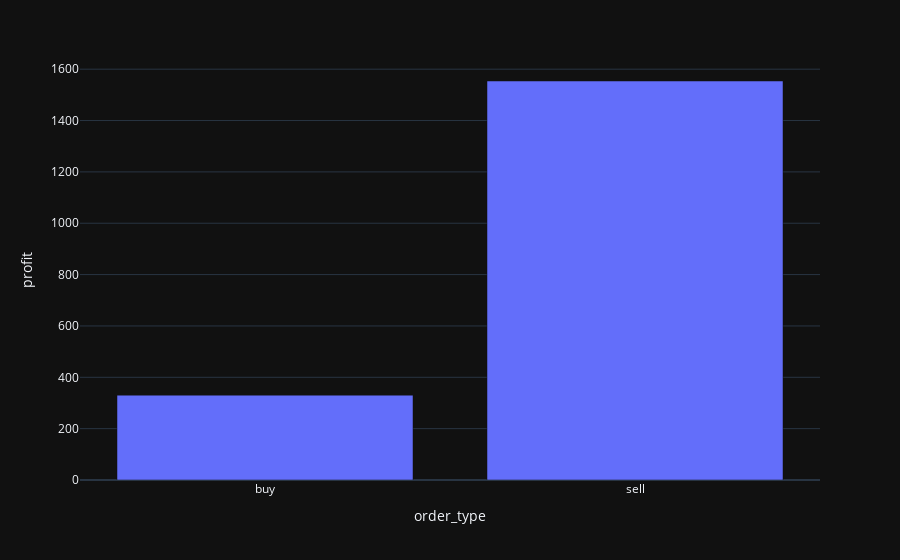
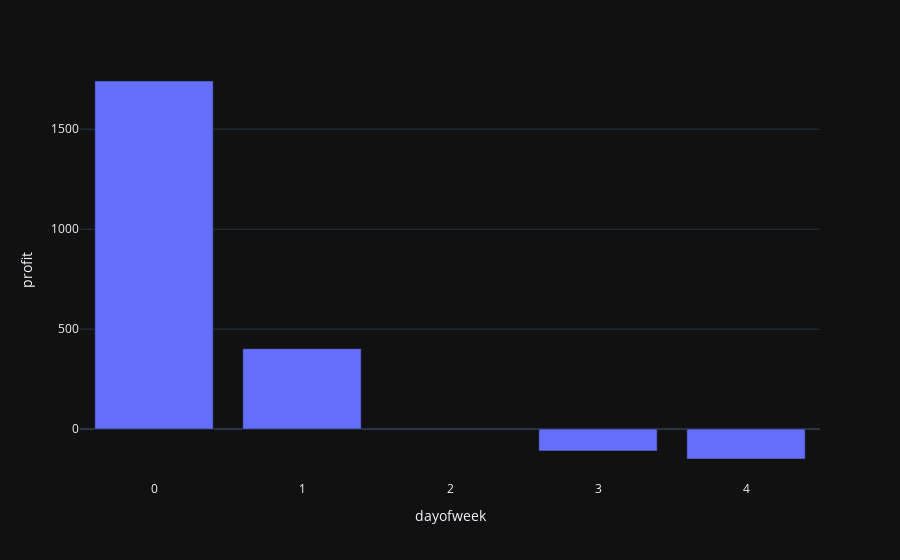
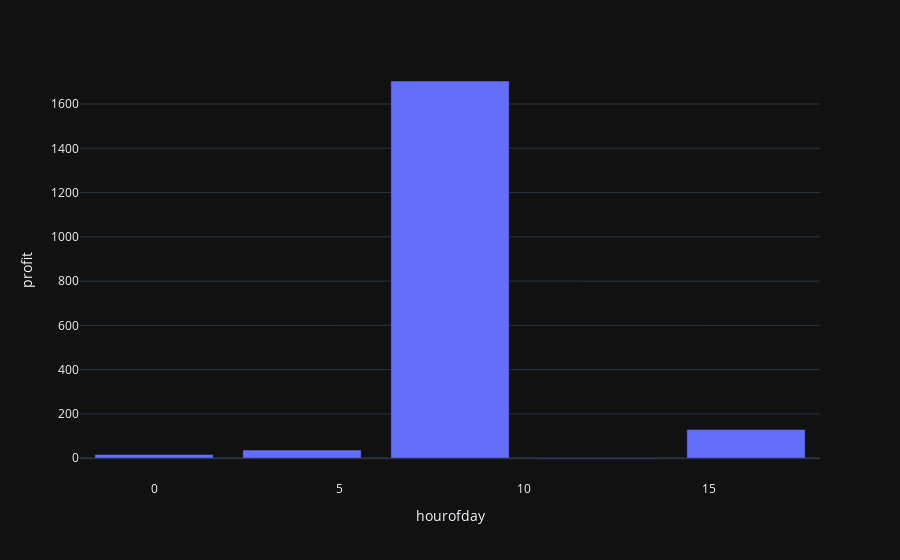
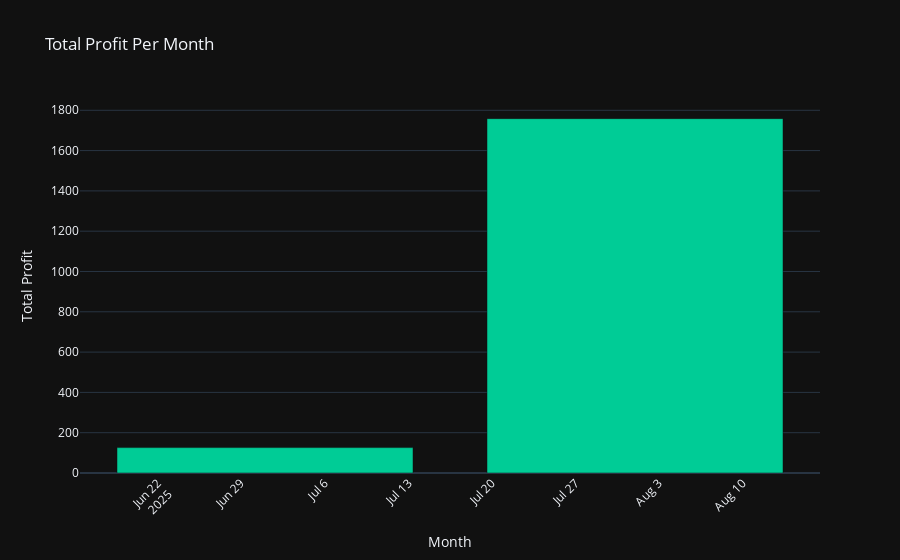

Write notebook code for charts like these, in order.
### Code cell
evaluate_backtest(bt.trades)

### Figure 1 — Plotly figure (JSON) as saved in the notebook; plotly's stock layout.template omitted (floating-point values rounded to 4 significant figures)
{"data": [{"hovertemplate": "order_type=%{x}<br>profit=%{y}<extra></extra>", "legendgroup": "", "marker": {"color": "#636efa", "pattern": {"shape": ""}}, "name": "", "orientation": "v", "showlegend": false, "textposition": "auto", "type": "bar", "x": ["buy", "sell"], "xaxis": "x", "y": [330.5, 1554.0], "yaxis": "y"}], "layout": {"barmode": "relative", "legend": {"tracegroupgap": 0}, "margin": {"t": 60}, "xaxis": {"anchor": "y", "domain": [0, 1], "title": {"text": "order_type"}}, "yaxis": {"anchor": "x", "domain": [0, 1], "title": {"text": "profit"}}}}

### Figure 2 — Plotly figure (JSON) as saved in the notebook; plotly's stock layout.template omitted (floating-point values rounded to 4 significant figures)
{"data": [{"hovertemplate": "dayofweek=%{x}<br>profit=%{y}<extra></extra>", "legendgroup": "", "marker": {"color": "#636efa", "pattern": {"shape": ""}}, "name": "", "orientation": "v", "showlegend": false, "textposition": "auto", "type": "bar", "x": [0, 1, 3, 4], "xaxis": "x", "y": [1741.0, 402.0, -109.0, -149.5], "yaxis": "y"}], "layout": {"barmode": "relative", "legend": {"tracegroupgap": 0}, "margin": {"t": 60}, "xaxis": {"anchor": "y", "domain": [0, 1], "title": {"text": "dayofweek"}}, "yaxis": {"anchor": "x", "domain": [0, 1], "title": {"text": "profit"}}}}

### Figure 3 — Plotly figure (JSON) as saved in the notebook; plotly's stock layout.template omitted (floating-point values rounded to 4 significant figures)
{"data": [{"hovertemplate": "hourofday=%{x}<br>profit=%{y}<extra></extra>", "legendgroup": "", "marker": {"color": "#636efa", "pattern": {"shape": ""}}, "name": "", "orientation": "v", "showlegend": false, "textposition": "auto", "type": "bar", "x": [0, 4, 8, 12, 16], "xaxis": "x", "y": [17.0, 37.0, 1704.0, -3.5, 130.0], "yaxis": "y"}], "layout": {"barmode": "relative", "legend": {"tracegroupgap": 0}, "margin": {"t": 60}, "xaxis": {"anchor": "y", "domain": [0, 1], "title": {"text": "hourofday"}}, "yaxis": {"anchor": "x", "domain": [0, 1], "title": {"text": "profit"}}}}

### Figure 4 — Plotly figure (JSON) as saved in the notebook; plotly's stock layout.template omitted (floating-point values rounded to 4 significant figures)
{"data": [{"hovertemplate": "Month=%{x}<br>Total Profit=%{y}<extra></extra>", "legendgroup": "", "marker": {"color": "#00CC96", "pattern": {"shape": ""}}, "name": "", "orientation": "v", "showlegend": false, "textposition": "auto", "type": "bar", "x": ["2025-07", "2025-08"], "xaxis": "x", "y": [126.0, 1758.0], "yaxis": "y"}], "layout": {"barmode": "relative", "legend": {"tracegroupgap": 0}, "title": {"text": "Total Profit Per Month"}, "xaxis": {"anchor": "y", "domain": [0, 1], "tickangle": -45, "title": {"text": "Month"}}, "yaxis": {"anchor": "x", "domain": [0, 1], "title": {"text": "Total Profit"}}}}
